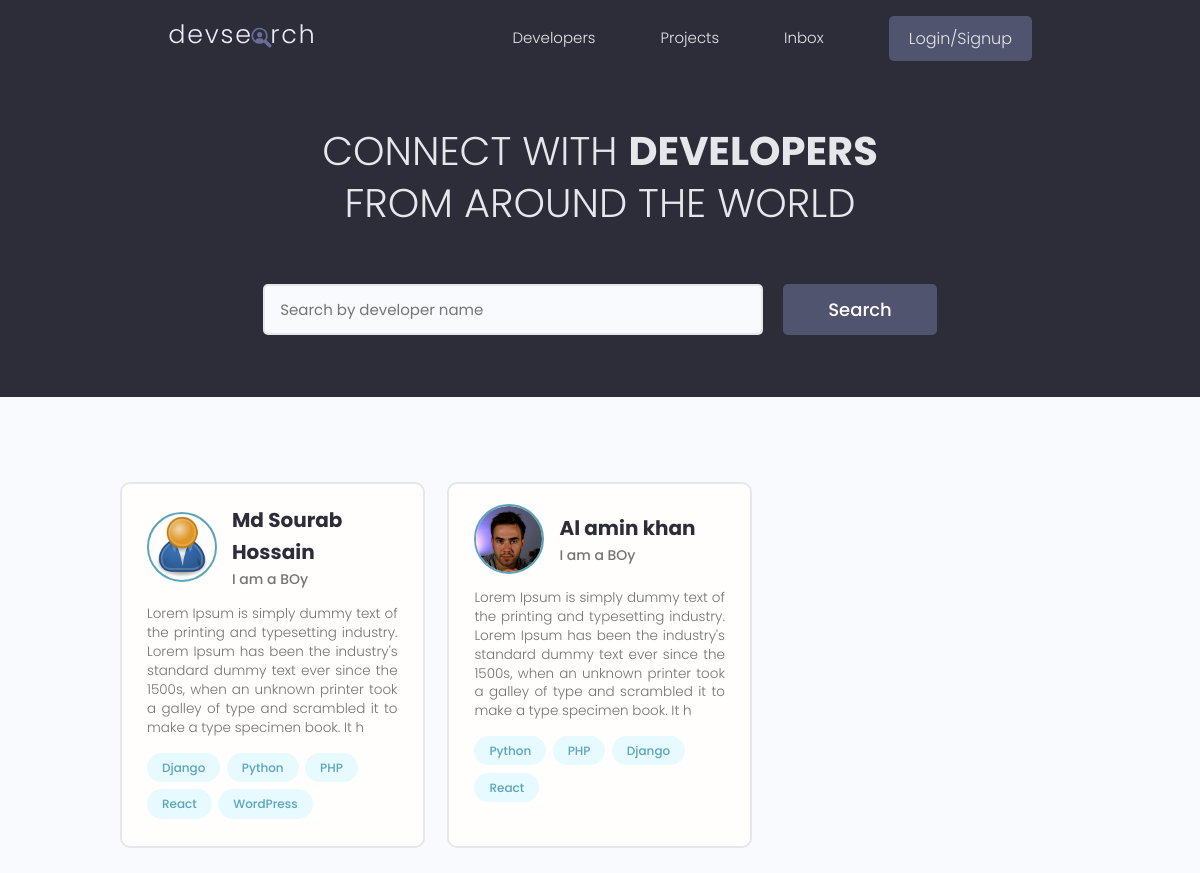
/, run on an earlier commit of the app's database.
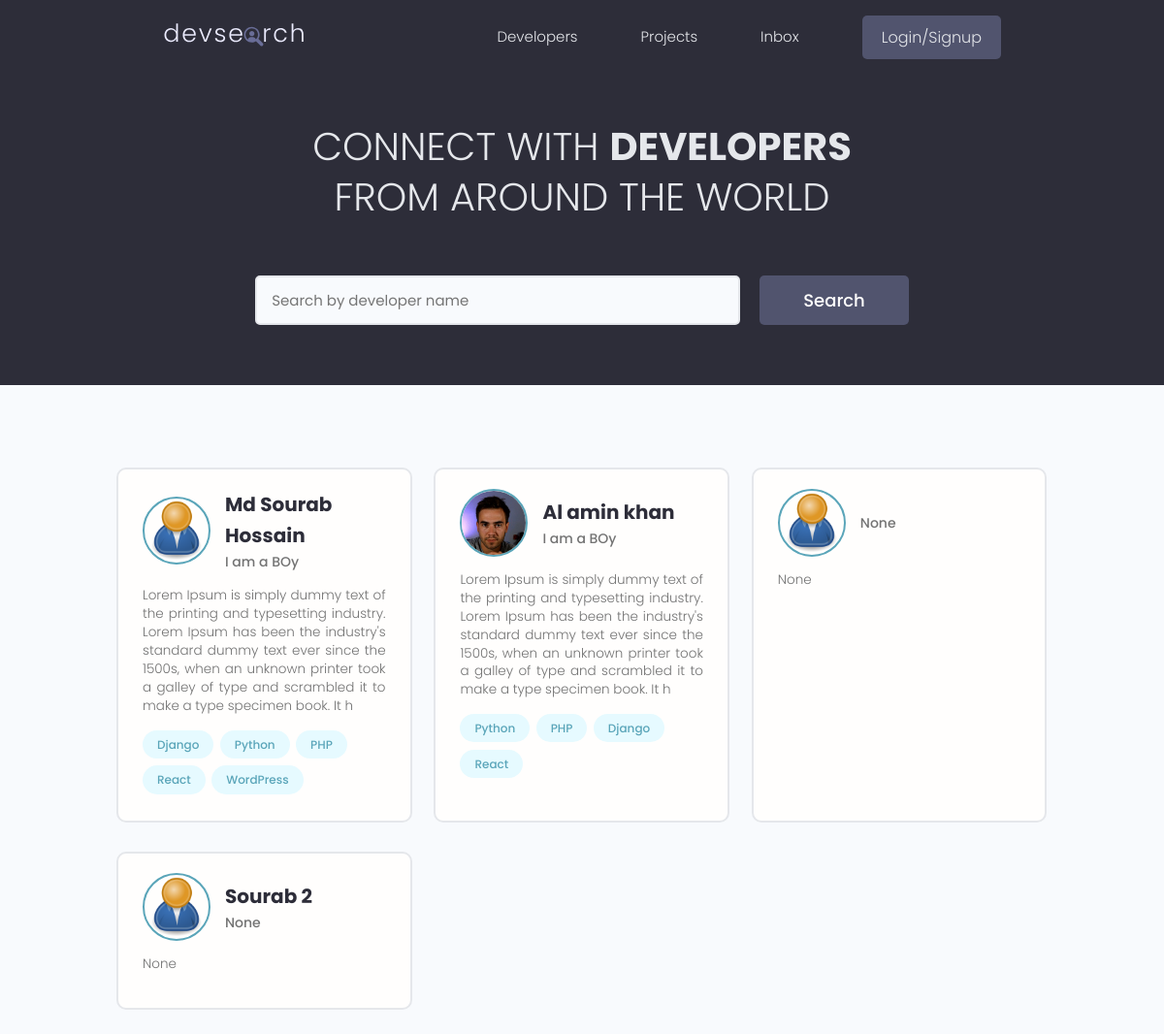
And on a later commit of the database.
### users/models.py (models this page shows, shortened)
class Profile(models.Model):
    user = models.OneToOneField(User, on_delete=models.CASCADE, null=True, blank=True)
    name = models.CharField(max_length=200, blank=True, null=True)
    email = models.EmailField(max_length=200, blank=True, null=True)
    location = models.CharField(unique=True, max_length=200, blank=True, null=True)
    username = models.CharField(unique=True, max_length=200, blank=True, null=True)
    short_intro = models.CharField(max_length=200, blank=True, null=True)
    bio = models.TextField(blank=True, null=True)
    profile_image = models.ImageField(blank=True, null=True, upload_to='profiles/', default='profiles/user-default.png')
    social_github = models.CharField(max_length=200, blank=True, null=True)
    social_twitter = models.CharField(max_length=200, blank=True, null=True)
    social_stack_overflow = models.CharField(max_length=200, blank=True, null=True)
    social_linkedin = models.CharField(max_length=200, blank=True, null=True)
    social_website = models.CharField(max_length=200, blank=True, null=True)
    created = models.DateTimeField(auto_now_add=True)
    id = models.UUIDField(default=uuid.uuid4, unique=True, primary_key=True, editable=False)

class Skill(models.Model):
    owner = models.ForeignKey(Profile, on_delete=models.CASCADE, null=True, blank=True)
    name = models.CharField(max_length=200, blank=True, null=True)
    description = models.TextField(blank=True, null=True)
    created = models.DateTimeField(auto_now_add=True)
    id = models.UUIDField(default=uuid.uuid4, unique=True, primary_key=True, editable=False)
    def __str__(self):
        return str(self.name)

### users/views.py (the view)
# urls.py: path('', views.profiles, name='profiles'),
def profiles(request):
    profiles = Profile.objects.all()
    context = {'profiles': profiles}
    return render(request, 'users/profiles.html', context)

### users/templates/users/profiles.html (shortened to what this page needs)
{% extends 'main.html' %}
{% block content %}
  <main class="home">
    <section class="hero-section text-center">
      <div class="container container--narrow">
        <div class="hero-section__box">
          <h2>CONNECT WITH <span>DEVELOPERS</span></h2>
          <h2>FROM AROUND THE WORLD</h2>
        </div>
        <div class="hero-section__search">
          <form class="form" action="#" method="get">
            <div class="form__field">
              <input class="input input--text" id="formInput#search" type="text" name="text"
                placeholder="Search by developer name" />
            </div>
            <input class="btn btn--sub btn--lg" type="submit" value="Search" />
          </form>
        </div>
      </div>
    </section>
    <section class="devlist">
      <div class="container">
        <div class="grid grid--three">
        {% for profile in profiles %}
          <div class="column card">
            <div class="dev">
              <a href="{% url 'user-profile' profile.id %}" class="card__body">
                <div class="dev__profile">
                  <img class="avatar avatar--md" src="{{ profile.profile_image.url }}" alt="image" />
                  <div class="dev__meta">
                    <h3>{{ profile.name }}</h3>
                    <h5>{{ profile.short_intro | slice:"60" }}</h5>
                  </div>
                </div>
                <p class="dev__info">{{ profile.bio | slice:"250" }}</p>
                <div class="dev__skills">
                {% for skill in profile.skill_set.all|slice:"6" %}
                  <span class="tag tag--pill tag--main">
                    <small>{{ skill }}</small>
                  </span>
                {% endfor %}
                </div>
              </a>
            </div>
          </div>
        {% endfor %}
        </div>
      </div>
    </section>
  </main>
{% endblock %}

### templates/main.html (shortened to what this page needs)
<!doctype html>
{% load static %}
<html lang="en">
<head>
  <link rel="stylesheet" href="https://cdn.iconmonstr.com/1.3.0/css/iconmonstr-iconic-font.min.css" />
  <link rel="stylesheet" href="{% static 'uikit/styles/uikit.css' %}" />
  <link rel="stylesheet" href="{% static 'styles/app.css' %}" />
</head>
<body>
    {% include 'navbar.html' %}
    {% block content %}
    {% endblock content %}
</body>
</html>

### templates/navbar.html (shortened to what this page needs)
{% load static %}
  <header class="header">
    <div class="container container--narrow">
      <a href="/" class="header__logo">
        <img src="{% static 'images/logo.svg' %}" alt="DevSearch Logo" />
      </a>
      <nav class="header__nav">
        <ul class="header__menu">
          <li class="header__menuItem"><a href="{% url 'profiles' %}">Developers</a></li>
          <li class="header__menuItem"><a href="{% url 'projects' %}">Projects</a></li>
          <li class="header__menuItem"><a href="#">Inbox</a></li>
          {% if request.user.is_authenticated %}
         <li class="header__menuItem"><a href="{% url 'account' %}">Account</a></li>
          <li class="header__menuItem"><a href="{% url 'logout' %}" class="btn btn--sub">Logout</a></li>
          {% else %}
          <li class="header__menuItem"><a href="{% url 'login' %}" class="btn btn--sub">Login/Signup </a></li>
         {% endif %}
        </ul>
      </nav>
    </div>
  </header>

### static/styles/app.css (style rules this page uses)
:root { --color-sub: #2d2d39; }
.btn--sub { background-color: var(--color-sub-light); }
.card { border: 2px solid var(--color-light); }
img { width: 100%; }
.header { position: sticky; z-index: 111; background-color: var(--color-sub); padding: 1.5rem 0; }
.header > .container { display: flex; justify-content: space-between; align-items: center; }
.header__logo > img { height: 3.8rem; }
.header__nav > ul { display: inline-flex; align-items: center; list-style: none; gap: 6.5rem; }
.header__menuItem > a { color: var(--color-light); font-weight: 300; }
.hero-section { height: 40vh; display: flex; align-items: center; background-color: var(--color-sub); }
.hero-section__box { margin-bottom: 4rem; }
.hero-section__box > h2, .hero-section__box > h2 > span { font-size: 4rem; color: var(--color-light); line-height: 1.3; text-transform: uppercase; }
.hero-section__box > h2 { font-weight: 300; }
.hero-section__box > h2 > span { font-weight: 700; }
.hero-section__search > .form { display: flex; align-items: center; justify-content: center; gap: 2rem; }
.hero-section__search > .form input.input--text { width: 50rem; }
.devlist { margin-top: 8rem; }
.devlist .grid { align-items: stretch; }
.devlist .dev .dev__profile { display: flex; align-items: center; gap: 1.5rem; }
.devlist .dev .dev__meta h3 { color: var(--color-sub); font-size: 2rem; font-weight: 700; }
.devlist .dev .dev__meta h5 { color: var(--color-text); font-size: 1.4rem; font-weight: 500; }
.devlist .dev .dev__info { margin: 1.5rem 0; font-size: 1.35rem; line-height: 1.4; text-align: justify; }

### static/uikit/styles/modules/_variables.css (style rules this page uses)
:root { --color-main: #5aa5b9; --color-main-light: #e6faff; --color-sub: #3f4156; --color-sub-light: #51546e; --color-sub-lighter: #ededfd; --color-text: #737373; --color-gray: #8b8b8b; --color-light: #e5e7eb; --color-light-gray: #767676; --color-bg: #f8fafd; --color-white: #fffefd; --color-white-light: #f3f3f3; --color-success: #359e64; --color-success-bg: #def8e8; --color-error: #fc4b0b; --color-error-bg: #fff2ee; --font-base: 'Poppins', arial, helvetica, 'Segoe UI', roboto, ubuntu, sans-serif; --font-monospace: 'Fira Code', 'Courier New', courier, monospace; --font-regular: 300; --font-medium: 500; --font-bold: 700; --generic-shadow: 1px 1px 5px #00000010; --generic-transition: all 0.3s ease-in-out; }

### static/uikit/styles/modules/_base.css (style rules this page uses)
* { margin: 0; padding: 0; box-sizing: border-box; text-rendering: optimizeLegibility; color: inherit; font-size: inherit; }
html { font-size: 50%; }
@media only screen and (min-width: 480px) { html { font-size: 56.25%; } }
@media only screen and (min-width: 1200px) { html { font-size: 62.5%; } }
body { line-height: 1.6; font-weight: 400; font-size: 1.5rem; color: var(--color-text); background-color: var(--color-bg); min-height: 100vh; }

### static/uikit/styles/modules/_typography.css (style rules this page uses)
* { font-family: var(--font-base); }
h2 { font-size: 3.6rem; font-weight: var(--font-bold); }
h3 { font-size: 3.2rem; font-weight: var(--font-medium); }
h5 { font-size: 2.4rem; font-weight: var(--font-medium); }
h5, h6 { font-weight: var(--font-regular); }
p, span, strong { font-size: 1.6rem; color: var(--color-text); font-weight: var(--font-regular); }
a { padding-bottom: 2px; text-decoration: none; display: inline-block; color: var(--color-main); font-weight: var(--font-medium); }

### static/uikit/styles/modules/_utilities.css (style rules this page uses)
.container { width: 92%; max-width: 165rem; margin: 0 auto; box-sizing: border-box; }
.container--narrow { width: 92%; max-width: 120rem; }
@media screen and (min-width: 1000px) { .container { width: 90%; } }
@media screen and (min-width: 1000px) { .container--narrow { width: 85%; } }
@media screen and (min-width: 1200px) { .container { width: 80%; } }
@media screen and (min-width: 1200px) { .container--narrow { width: 72%; } }
.text-center { text-align: center; }

### static/uikit/styles/modules/_avatar.css (style rules this page uses)
.avatar { border-radius: 50%; border: 2px solid var(--color-main); object-fit: cover; }
.avatar--md { height: 7rem; width: 7rem; }

### static/uikit/styles/modules/_button.css (style rules this page uses)
.btn { display: inline-block; position: relative; cursor: pointer; background-color: var(--color-light); font-weight: var(--font-medium); color: var(--color-sub); text-decoration: none; padding: 1rem 2rem; border-radius: 0.5rem; border: none; width: -webkit-fit-content; width: -moz-fit-content; width: fit-content; height: -webkit-fit-content; height: -moz-fit-content; height: fit-content; font-size: 1.6rem; outline-width: 0; outline-color: transparent; -webkit-backface-visibility: hidden; backface-visibility: hidden; transition: all 0.3s ease-in-out; }
.btn--sub { background-color: var(--color-sub); color: var(--color-white); }
.btn--lg { font-size: 1.8rem; padding: 1.2rem 4.5rem; }

What changed in the data, as far as the page shows it:
added Profile: profile_image (placeholder picture), short_intro "None", bio "None"
added Profile: profile_image (placeholder picture), name "Sourab 2", short_intro "None", bio "None"
